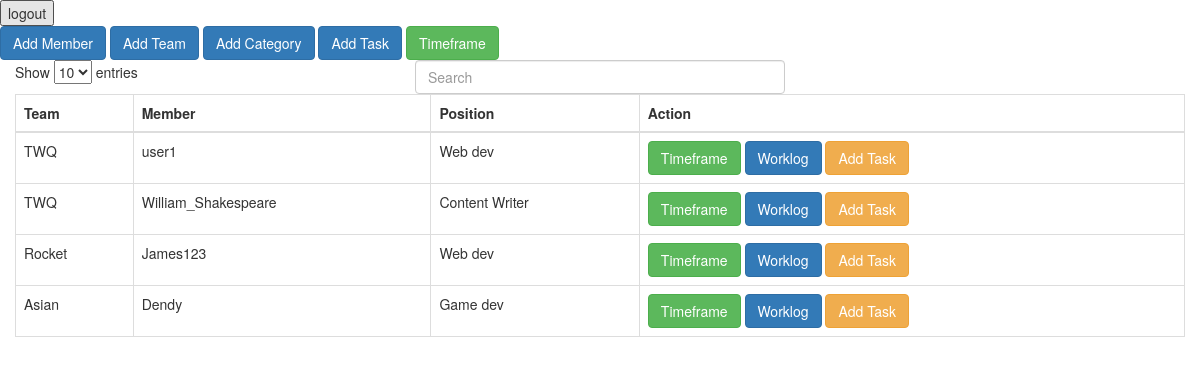
/admin-dashboard.php, run on an earlier commit of the app's database.
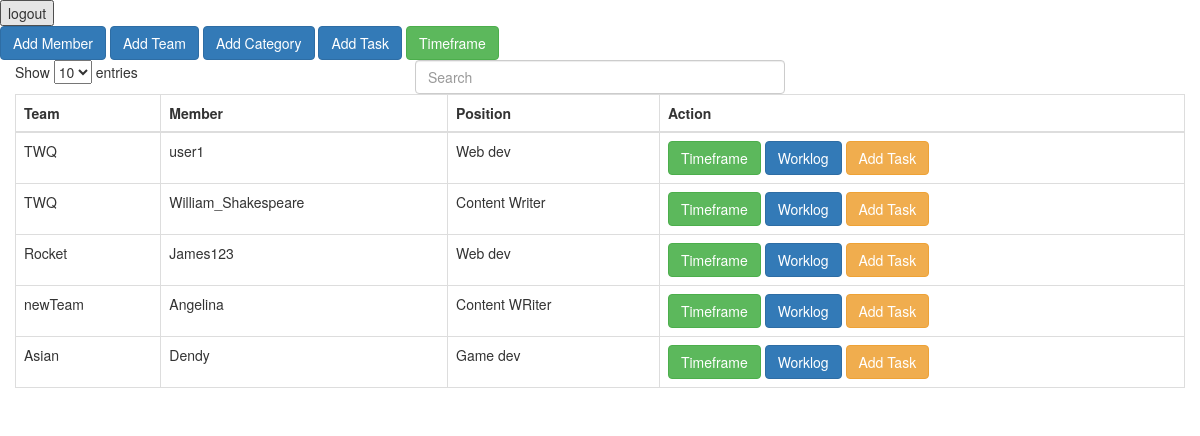
And on a later commit of the database.
### tables this page shows
CREATE TABLE `member_details` (
  `pk_id` int(25) NOT NULL,
  `user_id` int(25) NOT NULL,
  `username` varchar(25) NOT NULL,
  `team` varchar(50) NOT NULL,
  `position` varchar(80) NOT NULL,
  `settings` varchar(10) NOT NULL
);

### objects/member.php (called while the page is built, shortened)
<?php
class Member{
	private $con;
	private $table_members = "member_details";
	public function __construct($db){
		$this->con = $db;
	}
	public function readAllMembers(){
		$query = "SELECT * FROM ".$this->table_members." ORDER BY team DESC";
		$stmt = $this->con->prepare($query);
		$stmt->execute();
		return $stmt;
	}
}
?>

### admin-dashboard.php (the view, shortened to what this page needs)
 <?php
include_once 'header.php';
include_once 'objects/member.php';
$database = new Database();
$db = $database->getConnection();
?>
<div class="container-fluid">
	<div class="row">
		<input type="button" value="logout" class="logoutbtn" id="logout-btn"/>
	</div>
	<div class="row">
		<button class="btn btn-primary" id="add-member-btn">Add Member</button>
		<button class="btn btn-primary" id="add-team-btn">Add Team</button>
		<button class="btn btn-primary" id="add-category-btn">Add Category</button>
		<button class="btn btn-primary" id="add-task-btn">Add Task</button>
		<button class="btn btn-success" id="add-timeframe-btn">Timeframe</button>
	</div>
	<div class="row">
		<div class="col-xs-4">
			Show   <select name="cars">
				<?php
				for($i=10;$i>0;$i--){
					echo "<option value='".$i."'>".$i."</option>";
				}
				?>
  			</select> entries
		</div>
		<div class="col-xs-4 col-offset-xs-4">
			<input type="text" class="form-control" placeholder="Search">
		</div>
	</div>
	<div>
	<table class="table table-bordered">
    <thead>
      <tr>
        <th>Team</th>
        <th>Member</th>
        <th>Position</th>
        <th>Action</th>
      </tr>
    </thead>
    <tbody>
<?php
	$members = new Member($db);
	$stmt = $members->readAllMembers();
	while($row = $stmt->fetch(PDO::FETCH_ASSOC)){
		extract($row);
		echo "<tr>";
		echo "<td>{$team}</td>";
		echo "<td>{$username}</td>";
		echo "<td>{$position}</td>";
		echo "<td>
				<button class='btn btn-success admin-mem-tfBtn' value='{$user_id}' name='{$username}'>Timeframe</button>
				<button class='btn btn-primary admin-mem-worklog' value='{$user_id}' name='{$username}'>Worklog</button>
				<button class='btn btn-warning'>Add Task</button>
			  </td>";
		echo "</tr>";
	}
?>
    </tbody>
  </table>
  </div>
</div>
<?php
include_once 'footer.php';
?>

What changed in the data, as far as the page shows it:
added member_details: team "newTeam", username "Angelina", position "Content WRiter"
